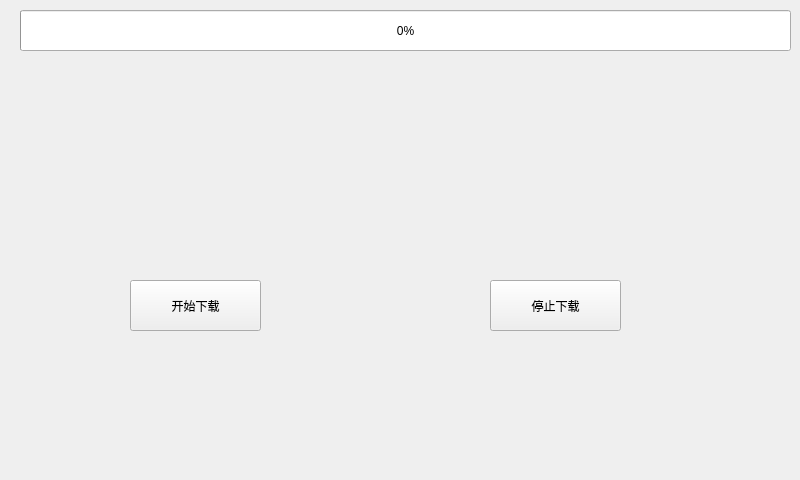
<?xml version="1.0" encoding="UTF-8"?>
<ui version="4.0">
 <class>FileDownload</class>
 <widget class="QWidget" name="FileDownload">
  <property name="geometry">
   <rect>
    <x>0</x>
    <y>0</y>
    <width>800</width>
    <height>480</height>
   </rect>
  </property>
  <property name="windowTitle">
   <string>FileDownload</string>
  </property>
  <widget class="QProgressBar" name="progressBar">
   <property name="geometry">
    <rect>
     <x>20</x>
     <y>10</y>
     <width>771</width>
     <height>41</height>
    </rect>
   </property>
   <property name="value">
    <number>0</number>
   </property>
  </widget>
  <widget class="QPushButton" name="pushButton_start">
   <property name="geometry">
    <rect>
     <x>130</x>
     <y>280</y>
     <width>131</width>
     <height>51</height>
    </rect>
   </property>
   <property name="text">
    <string>开始下载</string>
   </property>
  </widget>
  <widget class="QPushButton" name="pushButton_stop">
   <property name="geometry">
    <rect>
     <x>490</x>
     <y>280</y>
     <width>131</width>
     <height>51</height>
    </rect>
   </property>
   <property name="text">
    <string>停止下载</string>
   </property>
  </widget>
 </widget>
 <resources/>
 <connections/>
</ui>
